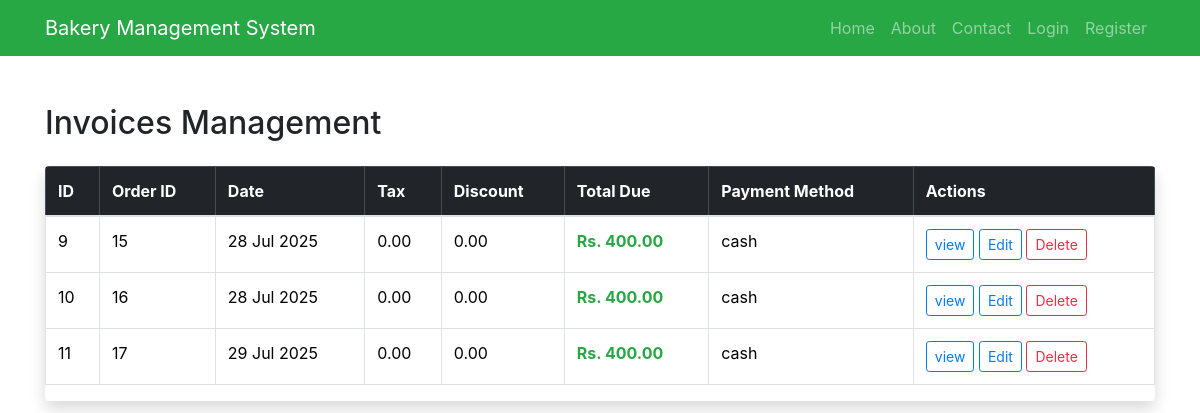
Screenshot of /dashboard/invoices/index.php with the database file from the repository.
### tables this page shows
CREATE TABLE `invoices` (
  `invoice_id` int(11) NOT NULL,
  `order_id` int(11) DEFAULT NULL,
  `invoice_date` datetime DEFAULT current_timestamp(),
  `tax` decimal(10,2) DEFAULT 0.00,
  `discount` decimal(10,2) DEFAULT 0.00,
  `total_due` decimal(10,2) DEFAULT NULL,
  `payment_method` enum('cash','card','online') DEFAULT NULL
);

### dashboard/invoices/index.php (the view, shortened to what this page needs)
<?php
$baseURL = '/bakery';
$projectRoot = $_SERVER['DOCUMENT_ROOT'] . $baseURL;
require_once $projectRoot . '/header.php';
$result = $conn->query("SELECT * FROM invoices");
?>
<div class="container mt-5">
    <div class="d-flex justify-content-between align-items-center mb-4">
        <h2 class="mb-0">Invoices Management</h2>
    </div>
    <div class="table-responsive shadow rounded">
        <table class="table table-bordered table-hover align-middle bg-white">
            <thead class="table-dark">
                <tr>
                    <th>ID</th>
                    <th>Order ID</th>
                    <th>Date</th>
                    <th>Tax</th>
                    <th>Discount</th>
                    <th>Total Due</th>
                    <th>Payment Method</th>
                    <th>Actions</th>
                </tr>
            </thead>
            <tbody>
                <?php while($row = $result->fetch_assoc()): ?>
                <tr>
                    <td><?= $row['invoice_id'] ?></td>
                    <td><?= $row['order_id'] ?></td>
                    <td><?= date("d M Y", strtotime($row['invoice_date'])) ?></td>
                    <td><?= number_format($row['tax'], 2) ?></td>
                    <td><?= number_format($row['discount'], 2) ?></td>
                    <td><strong class="text-success">Rs. <?= number_format($row['total_due'], 2) ?></strong></td>
                    <td><?= htmlspecialchars($row['payment_method']) ?></td>
                    <td>
                         <a href="invoice.php?invoice_id=<?= $row['invoice_id'] ?>" class="btn btn-sm btn-outline-primary">view</a>
                        <a href="edit.php?id=<?= $row['invoice_id'] ?>" class="btn btn-sm btn-outline-primary">Edit</a>
                        <a href="delete.php?id=<?= $row['invoice_id'] ?>" class="btn btn-sm btn-outline-danger" onclick="return confirm('Are you sure you want to delete this invoice?');">Delete</a>
                    </td>
                </tr>
                <?php endwhile; ?>
            </tbody>
        </table>
    </div>
</div>

### rows the page displays
invoices: invoice_id "9", order "15", invoice_date "28 Jul 2025", tax "0.00", discount "0.00", total_due "400.00", payment_method "cash"
invoices: invoice_id "10", order "16", invoice_date "28 Jul 2025", tax "0.00", discount "0.00", total_due "400.00", payment_method "cash"
invoices: invoice_id "11", order "17", invoice_date "29 Jul 2025", tax "0.00", discount "0.00", total_due "400.00", payment_method "cash"
